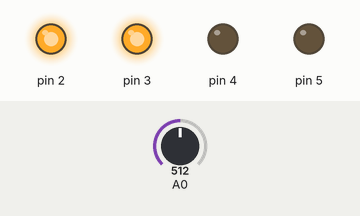
A sketch run on a simulated Arduino Uno, built with avr-gcc and run on an emulated ATmega328P. On the bench: output pins drawn as LEDs (lit = HIGH). The inputs (shaded band) are chosen by the test bench; at power-on: A0 = 512.

Above: at 1.2 s.
1.3 s: A0 set to 418
2.8 s: A0 set to 400
At 3.9 s:
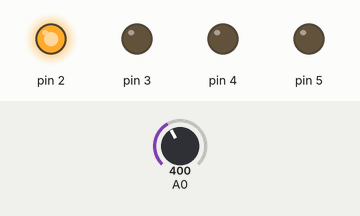
4.3 s: A0 set to 220
5.8 s: A0 set to 188
At 6.2 s:
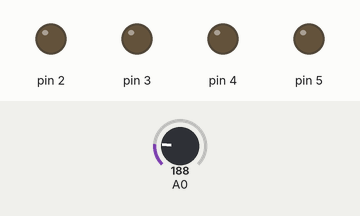
7.3 s: A0 set to 626
At 8.5 s:
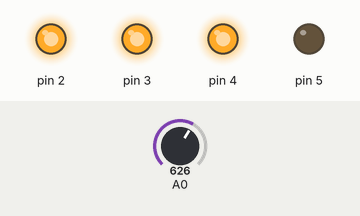
8.8 s: A0 set to 608
At 9.7 s:
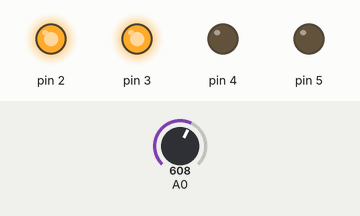
Timing chart, 0 to 11.3 s (numbered marks = the images above; inputs shaded):
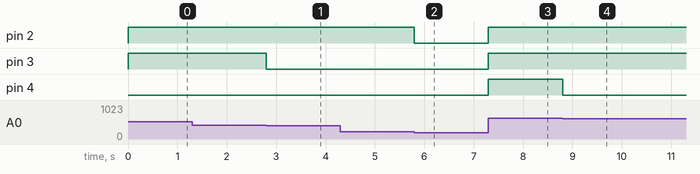

Measured:
- the behaviour switches between 411 and 410 on A0 (found by bisection; images 0 and 1)
- the behaviour switches between 205 and 204 on A0 (found by bisection; images 1 and 2)
- the behaviour switches between 616 and 615 on A0 (found by bisection; images 3 and 4)
- after the input at 1.3 s, every drawn part: stays the same
- after the input at 2.8 s, pin 3: HIGH → LOW at once
- after the input at 4.3 s, every drawn part: stays the same
- after the input at 5.8 s, pin 2: HIGH → LOW at once
- after the input at 7.3 s, pin 2–4: LOW → HIGH at once
- after the input at 8.8 s, pin 4: HIGH → LOW at once

The sketch:

Medidor.ino
```cpp
void setup() {
  pinMode(A0, INPUT);
  pinMode(2, OUTPUT);
  pinMode(3, OUTPUT);
  pinMode(4, OUTPUT);
  pinMode(5, OUTPUT);
}

void loop() {
  int value = analogRead(A0);
  if(value>=0 && value<=204){
    digitalWrite(2, LOW);
    digitalWrite(3, LOW);
    digitalWrite(4, LOW);
    digitalWrite(5, LOW);
  }else if(value>=205 && value<=410){
    digitalWrite(2, HIGH);
    digitalWrite(3, LOW);
    digitalWrite(4, LOW);
    digitalWrite(5, LOW);
  }else if(value>=411 && value<=615){
    digitalWrite(2, HIGH);
    digitalWrite(3, HIGH);
    digitalWrite(4, LOW);
    digitalWrite(5, LOW);
  }else if(value>=616 && value<=820){
    digitalWrite(2, HIGH);
    digitalWrite(3, HIGH);
    digitalWrite(4, HIGH);
    digitalWrite(5, LOW);
  }else if(value>=821 && value<=1023){
    digitalWrite(2, HIGH);
    digitalWrite(3, HIGH);
    digitalWrite(4, HIGH);
    digitalWrite(5, HIGH);
  }
}
```
